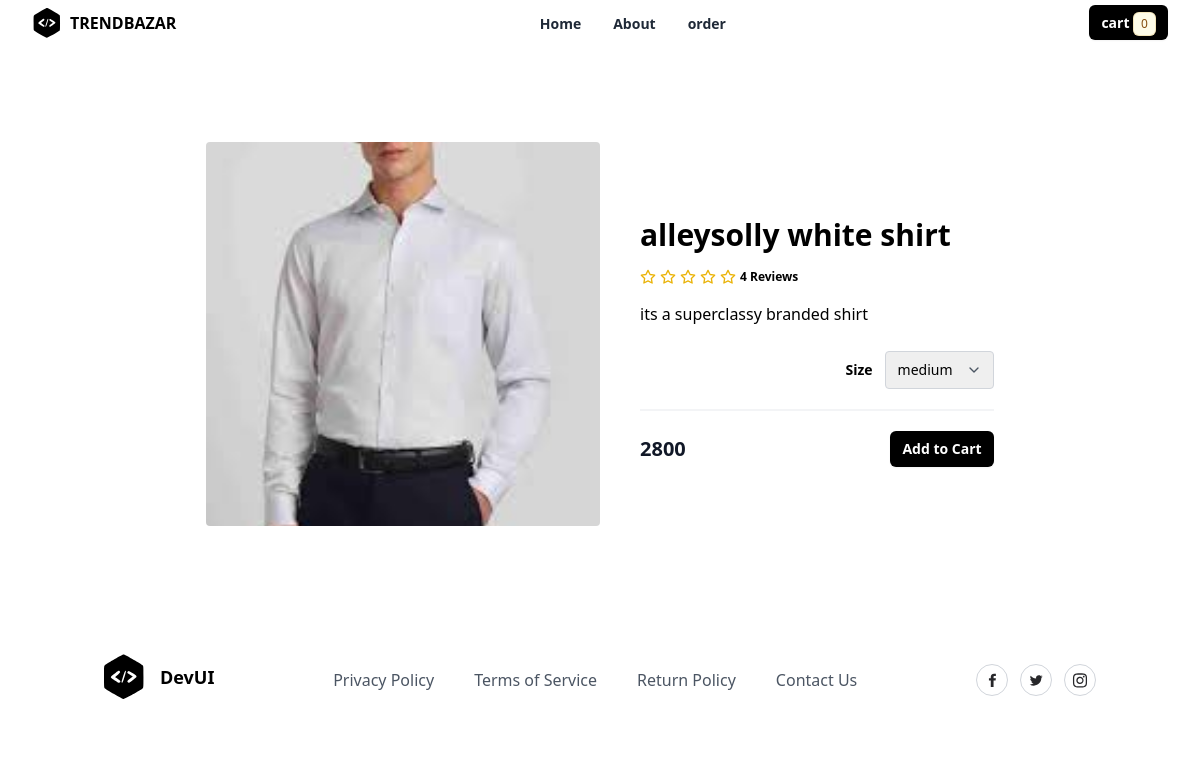
The app's page /products/5/ with its own data.
### store/models.py (models this page shows, shortened)
class Product(models.Model):
    title = models.CharField(max_length=200)
    description = models.TextField(null=True, blank=True)
    size_object = models.ManyToManyField(Size,null=True)
    category_object = models.ForeignKey(Category, on_delete=models.CASCADE)
    brand_object = models.ForeignKey(Brand, on_delete=models.CASCADE)
    image = models.ImageField(upload_to='product_images', null=True, blank=True, default='product_images/default.jpg')
    price = models.PositiveIntegerField()
    created_date = models.DateTimeField(auto_now_add=True)
    updated_date = models.DateTimeField(auto_now=True)
    is_active = models.BooleanField(default=True)

### store/views.py (the view)
# urls.py: path('products/<int:pk>/',views.ProductDetailView.as_view(),name='product-detail'),
class ProductDetailView(View):
    def get(self,request,*args,**kwargs):
        id=kwargs.get('pk')
        qs=Product.objects.get(id=id)
        return render(request,'product_detail.html',{'data':qs})

### store/context_processors.py (called while the page is built)
def cart_count(request):
    count = 0
    if request.user.is_authenticated:
        cart_item_count = request.user.cart.cartitems.filter(is_order_placed=False).count()
        if cart_item_count > 0:
            data = request.user.cart.cartitems.filter(is_order_placed=False).aggregate(total=Sum('quantity'))
            count = data.get('total')
    return {'item_count': count}

### store/templates/product_detail.html (shortened to what this page needs)
{% extends 'base.html' %}
{% block body_block %}
<section class="overflow-hidden">
  <div class="mx-auto max-w-5xl px-5 py-24">
    <form action="{% url 'add-to-cart' data.id %}" method="post">
      <div class="mx-auto flex flex-wrap items-center lg:w-4/5">
        <img
          alt="Nike Air Max 21A"
          class="h-64 w-full rounded object-cover lg:h-96 lg:w-1/2"
          src="{{data.image.url}}"
        />
        <div class="mt-6 w-full lg:mt-0 lg:w-1/2 lg:pl-10">
          <h1 class="my-4 text-3xl font-semibold text-black">{{data.title}}</h1>
          <div class="my-4 flex items-center">
            <span class="flex items-center space-x-1">
              <span class="ml-3 inline-block text-xs font-semibold">
                4 Reviews
              </span>
            </span>
          </div>
          <p class="leading-relaxed">
           {{data.description}}
          </p>
          <div class="mb-5 mt-6 flex items-center border-b-2 border-gray-100 pb-5">
            <div class="ml-auto flex items-center">
              <span class="mr-3 text-sm font-semibold">Size</span>
              <div class="relative">
                <select name="size" class="appearance-none rounded border border-gray-300 py-2 pl-3 pr-10 text-sm focus:border-black focus:outline-none focus:ring-2 focus:ring-black">
                 {% for opt in data.size_object.all%}
                  <option value="{{opt.name}}">{{opt.name}}</option>
                 {% endfor %}
                </select>
                <span class="pointer-events-none absolute right-0 top-0 flex h-full w-10 items-center justify-center text-center text-gray-600">
                </span>
              </div>
            </div>
          </div>
          <div class="flex items-center justify-between">
            <span class="title-font text-xl font-bold text-gray-900">
              {{data.price}}
            </span>
            <button
              type="submit"
              class="rounded-md bg-black px-3 py-2 text-sm font-semibold text-white shadow-sm hover:bg-black/80 focus-visible:outline focus-visible:outline-2 focus-visible:outline-offset-2 focus-visible:outline-black"
            >
              Add to Cart
            </button>
          </div>
        </div>
      </div>
    </form>
  </div>
</section>
{% endblock %}

### records on screen
Product: image (picture), title "alleysolly white shirt", description "its a superclassy branded shirt", price "2800"

### other values on screen
{{ item_count }} "0"
form field size "medium"
